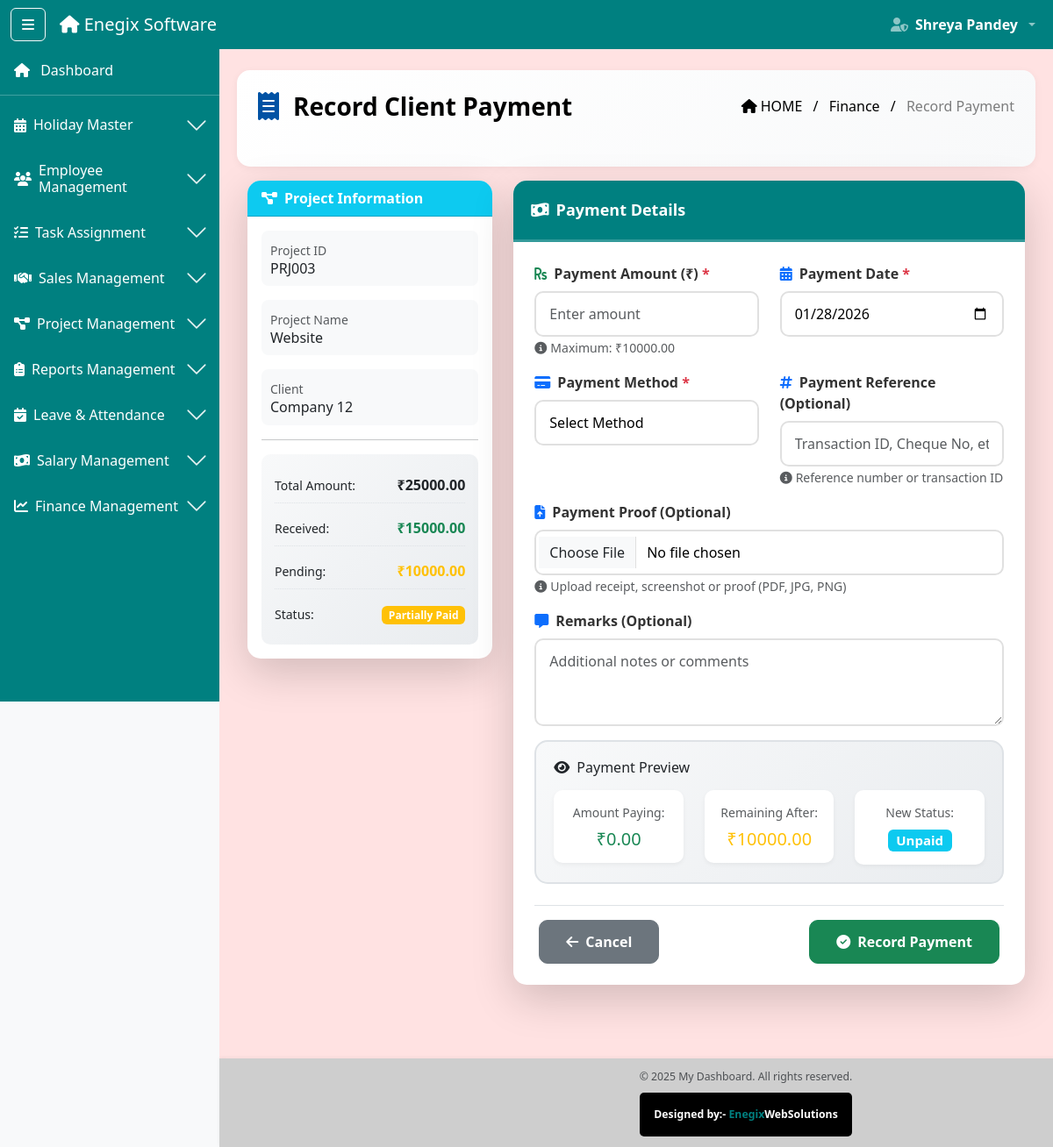
Screenshot of /project/3/record-payment/ (signed in) with the database file from the repository.
### software_app/models.py (models this page shows, shortened)
class Project(models.Model):
    PROJECT_TYPE_CHOICES = (
        ('seo', 'SEO Project'),
        ('development', 'Development Project'),
    )
    STATUS_CHOICES = (
        ('pending', 'Pending'),
        ('in_progress', 'In Progress'),
        ('completed', 'Completed'),
        ('on_hold', 'On Hold'),
    )
    project_id = models.CharField(max_length=10, unique=True, editable=False)
    project_name = models.CharField(max_length=200)
    project_type = models.CharField(max_length=20, choices=PROJECT_TYPE_CHOICES)
    client = models.ForeignKey(Client, on_delete=models.CASCADE, related_name='projects')
    description = models.TextField()
    start_date = models.DateField()
    deadline = models.DateField()
    budget = models.DecimalField(max_digits=10, decimal_places=2, blank=True, null=True)
    total_amount = models.DecimalField(
        max_digits=10,
        decimal_places=2,
        default=0,
        help_text="Total project value in INR"
    )
    amount_received = models.DecimalField(
        max_digits=10,
        decimal_places=2,
        default=0,
        help_text="Total amount received from client"
    )
    amount_pending = models.DecimalField(
        max_digits=10,
        decimal_places=2,
        default=0,
        help_text="Remaining amount to be received"
    )
    payment_status = models.CharField(
        max_length=20,
        choices=(
            ('unpaid', 'Unpaid'),
            ('partial', 'Partially Paid'),
            ('paid', 'Fully Paid'),
        ),
        default='unpaid'
    )
    agreement = models.FileField(upload_to='project_agreements/', blank=True, null=True)
    module_file = models.FileField(upload_to='project_modules/', blank=True, null=True)
    status = models.CharField(max_length=20, choices=STATUS_CHOICES, default='pending')
    created_by_name = models.CharField(max_length=100)
    created_by_role = models.CharField(max_length=50)
    created_at = models.DateTimeField(auto_now_add=True)
    updated_at = models.DateTimeField(auto_now=True)
    is_active = models.BooleanField(default=True)

class Client(models.Model):
    STATUS_CHOICES = (
        ('contacted', 'Contacted'),
        ('follow_up', 'Follow Up'),
        ('interested', 'Interested'),
        ('not_interested', 'Not Interested'),
    )
    client_id = models.CharField(max_length=10, unique=True, editable=False)
    company_name = models.CharField(max_length=200)
    contact_person = models.CharField(max_length=100)
    email = models.EmailField(blank=True, null=True)  # ✅ NOW OPTIONAL
    mobile = models.CharField(max_length=15)
    address = models.TextField(blank=True, null=True)
    added_by = models.ForeignKey(Employee, on_delete=models.SET_NULL, null=True, blank=True, related_name='clients_added')
    added_by_name = models.CharField(max_length=100, blank=True, null=True)  # NEW: Store name
    added_by_role = models.CharField(max_length=50, blank=True, null=True)   # NEW: Store role
    status = models.CharField(max_length=20, choices=STATUS_CHOICES, default='contacted')
    total_calls = models.IntegerField(default=0)
    last_call_date = models.DateField(blank=True, null=True)
    created_at = models.DateTimeField(auto_now_add=True)
    updated_at = models.DateTimeField(auto_now=True)
    is_active = models.BooleanField(default=True)

### software_app/decorators.py (the view)
        @wraps(view_func)
        def wrapper(request, *args, **kwargs):
            if 'user_id' not in request.session:
                messages.error(request, 'Please login first!')
                return redirect('login')
            user_role = request.session.get('role')
            if user_role not in allowed_roles:
                messages.error(request, 'You do not have permission to access this page!')
                return redirect('dashboard')
            return view_func(request, *args, **kwargs)

### software_app/context_processors.py (called while the page is built)
def user_context(request):
    return {
        'session_user_name': request.session.get('full_name', ''),
        'session_user_role': request.session.get('role', ''),
        'session_user_email': request.session.get('email', ''),
        'is_logged_in': 'user_id' in request.session,
    }

### software_app/views.py (called while the page is built, shortened)
@check_blocked_user
@login_required
@role_required(['admin', 'super_admin'])
def record_client_payment(request, project_id):
    project = get_object_or_404(Project, id=project_id)
    context = {
        'project': project,
        'today': date.today().isoformat()
    }
    return render(request, 'projects/record_client_payment.html', context)

### software_app/templates/projects/record_client_payment.html (shortened to what this page needs)
{% extends 'base2.html' %}
{% load static %}
{% block content %}
<div class="ribbon-header d-flex justify-content-between align-items-center px-4 pb-5 mb-3" style="color: black">
  <div class="d-flex align-items-center">
    <i class="fas fa-receipt me-3 fs-2" style="color: #0152a4;"></i>
    <div class="fw-bold fs-3">Record Client Payment</div>
  </div>
  <div class="breadcrumb-text text-end">
    <span class="text-black"><i class="fas fa-home me-1"></i>HOME</span>
    <span class="mx-2 text-black">/</span>
    <span class="text-black">Finance</span>
    <span class="mx-2 text-black">/</span>
    <span class="text-black-50">Record Payment</span>
  </div>
</div>
<div class="container-fluid mt-2">
  <div class="row">
    <div class="col-md-4">
      <div class="card shadow-lg mb-4 modern-card">
        <div class="card-header bg-info text-white fw-bold">
          <i class="fas fa-project-diagram me-2"></i>Project Information
        </div>
        <div class="card-body">
          <div class="info-item mb-3">
            <small class="text-muted">Project ID</small>
            <h6 class="mb-0">{{ project.project_id }}</h6>
          </div>
          <div class="info-item mb-3">
            <small class="text-muted">Project Name</small>
            <h6 class="mb-0">{{ project.project_name }}</h6>
          </div>
          <div class="info-item mb-3">
            <small class="text-muted">Client</small>
            <h6 class="mb-0">{{ project.client.company_name }}</h6>
          </div>
          <hr>
          <div class="financial-summary">
            <div class="summary-item mb-2">
              <small>Total Amount:</small>
              <strong class="float-end">₹{{ project.total_amount|floatformat:2 }}</strong>
            </div>
            <div class="summary-item mb-2">
              <small>Received:</small>
              <strong class="float-end text-success">₹{{ project.amount_received|floatformat:2 }}</strong>
            </div>
            <div class="summary-item mb-2">
              <small>Pending:</small>
              <strong class="float-end text-warning">₹{{ project.amount_pending|floatformat:2 }}</strong>
            </div>
            <div class="summary-item">
              <small>Status:</small>
              <span class="float-end">
                {% if project.payment_status == 'paid' %}
                <span class="badge bg-success">Fully Paid</span>
                {% elif project.payment_status == 'partial' %}
                <span class="badge bg-warning">Partially Paid</span>
                {% else %}
                <span class="badge bg-danger">Unpaid</span>
                {% endif %}
              </span>
            </div>
          </div>
        </div>
      </div>
    </div>
    <div class="col-md-8">
      <div class="card shadow-lg mb-4 modern-card">
        <div class="card-header table-title-bar fw-bold text-white d-flex align-items-center">
          <i class="fas fa-money-bill-wave me-2"></i>
          Payment Details
        </div>
        <div class="card-body p-4">
          {% if project.amount_pending <= 0 %}
          <div class="alert alert-success">
            <i class="fas fa-check-circle me-2"></i>
            <strong>This project is fully paid!</strong> No pending amount remaining.
          </div>
          <a href="{% url 'project_detail' project.id %}" class="btn btn-primary">
            <i class="fas fa-arrow-left me-2"></i>Back to Project
          </a>
          {% else %}
          <form method="POST" action="{% url 'record_client_payment' project.id %}" id="paymentForm" enctype="multipart/form-data">
            <div class="row">
              <div class="col-md-6 mb-3">
                <label class="form-label"><i class="fas fa-rupee-sign me-2 text-success"></i>Payment Amount (₹) <span class="text-danger">*</span></label>
                <input type="number" step="0.01" min="0.01" max="{{ project.amount_pending }}" class="form-control modern-input required-field" id="amount" name="amount" placeholder="Enter amount" required autofocus>
                <small class="text-muted"><i class="fas fa-info-circle me-1"></i>Maximum: ₹{{ project.amount_pending|floatformat:2 }}</small>
              </div>
              <div class="col-md-6 mb-3">
                <label class="form-label"><i class="fas fa-calendar-alt me-2 text-primary"></i>Payment Date <span class="text-danger">*</span></label>
                <input type="date" class="form-control modern-input required-field" id="payment_date" name="payment_date" value="{{ today }}" max="{{ today }}" required>
              </div>
            </div>
            <div class="row">
              <div class="col-md-6 mb-3">
                <label class="form-label"><i class="fas fa-credit-card me-2 text-primary"></i>Payment Method <span class="text-danger">*</span></label>
                <select class="form-control modern-input required-field" id="payment_method" name="payment_method" required>
                  <option value="">Select Method</option>
                </select>
              </div>
              <div class="col-md-6 mb-3">
                <label class="form-label"><i class="fas fa-hashtag me-2 text-primary"></i>Payment Reference (Optional)</label>
                <input type="text" class="form-control modern-input" id="payment_reference" name="payment_reference" placeholder="Transaction ID, Cheque No, etc.">
                <small class="text-muted"><i class="fas fa-info-circle me-1"></i>Reference number or transaction ID</small>
              </div>
            </div>
            <div class="row">
              <div class="col-md-12 mb-3">
                <label class="form-label"><i class="fas fa-file-upload me-2 text-primary"></i>Payment Proof (Optional)</label>
                <div class="file-upload-wrapper">
                  <input type="file" class="form-control modern-input file-input" id="payment_proof" name="payment_proof" accept=".pdf,.jpg,.jpeg,.png">
                </div>
                <small class="text-muted"><i class="fas fa-info-circle me-1"></i>Upload receipt, screenshot or proof (PDF, JPG, PNG)</small>
              </div>
            </div>
            <div class="row">
              <div class="col-md-12 mb-3">
                <label class="form-label"><i class="fas fa-comment-alt me-2 text-primary"></i>Remarks (Optional)</label>
                <textarea class="form-control modern-input" id="remarks" name="remarks" rows="3" placeholder="Additional notes or comments"></textarea>
              </div>
            </div>
            <div class="preview-box mb-4">
              <h6 class="mb-3"><i class="fas fa-eye me-2"></i>Payment Preview</h6>
              <div class="row">
                <div class="col-md-4">
                  <div class="preview-item">
                    <small class="text-muted">Amount Paying:</small>
                    <h5 class="text-success mb-0">₹<span id="previewAmount">0.00</span></h5>
                  </div>
                </div>
                <div class="col-md-4">
                  <div class="preview-item">
                    <small class="text-muted">Remaining After:</small>
                    <h5 class="text-warning mb-0">₹<span id="previewRemaining">{{ project.amount_pending|floatformat:2 }}</span></h5>
                  </div>
                </div>
                <div class="col-md-4">
                  <div class="preview-item">
                    <small class="text-muted">New Status:</small>
                    <h5 class="mb-0"><span class="badge bg-info" id="previewStatus">Unpaid</span></h5>
                  </div>
                </div>
              </div>
            </div>
            <div class="d-flex justify-content-between mt-4 pt-3 border-top">
              <a href="{% url 'project_detail' project.id %}" class="btn btn-secondary btn-nav">
                <i class="fas fa-arrow-left me-2"></i>Cancel
              </a>
              <button type="submit" class="btn btn-success btn-nav">
                <i class="fas fa-check-circle me-2"></i>Record Payment
              </button>
            </div>
          </form>
          {% endif %}
        </div>
      </div>
    </div>
  </div>
</div>
{% endblock %}

### software_app/static/css/style.css (style rules this page uses)
body { min-height: 100vh; background-color: #f8f9fa; transition: margin-left 0.3s ease; display: flex; flex-direction: column; }
html, body { overflow-x: hidden; width: 100%; }
.table-title-bar { background-color:#008080; }

### software_app/templates/projects/record_client_payment.html (style rules this page uses)
.modern-card { border-radius: 15px; border: none; overflow: hidden; }
.modern-input { border: 2px solid #e0e0e0 !important; border-radius: 10px; padding: 12px 15px; transition: all 0.3s ease; color: #000; }
.form-label { font-weight: 600; color: #333; margin-bottom: 8px; }
.btn-nav { padding: 12px 30px; border-radius: 10px; font-weight: 600; transition: all 0.3s ease; margin: 0 5px; }
.card-header.table-title-bar { padding: 20px; font-size: 18px; border-bottom: 3px solid rgba(255,255,255,0.2); }
.ribbon-header { background: linear-gradient(135deg, #ffffff 0%, #f8f9fa 100%); border-radius: 15px; padding: 20px; margin-bottom: 20px; box-shadow: 0 2px 10px rgba(0,0,0,0.05); }
.info-item { padding: 10px; background: #f8f9fa; border-radius: 8px; }
.financial-summary { padding: 15px; background: linear-gradient(135deg, #f8f9fa 0%, #e9ecef 100%); border-radius: 10px; }
.summary-item { padding: 8px 0; border-bottom: 1px dotted #dee2e6; }
.summary-item:last-child { border-bottom: none; }
.preview-box { padding: 20px; background: linear-gradient(135deg, #f8f9fa 0%, #e9ecef 100%); border-radius: 15px; border: 2px solid #dee2e6; }
.preview-item { text-align: center; padding: 15px; background: white; border-radius: 10px; box-shadow: 0 2px 5px rgba(0,0,0,0.05); }
.preview-item small { display: block; margin-bottom: 8px; }
.file-upload-wrapper { position: relative; }
.file-input { cursor: pointer; }

### rows the page displays
Project: project_id "PRJ003", project_name "Website", client.company_name "Company 12", total_amount "25000.00", amount_received "15000.00", amount_pending "10000.00"

### other values shown
{{ request.session.full_name }} "Shreya Pandey"
